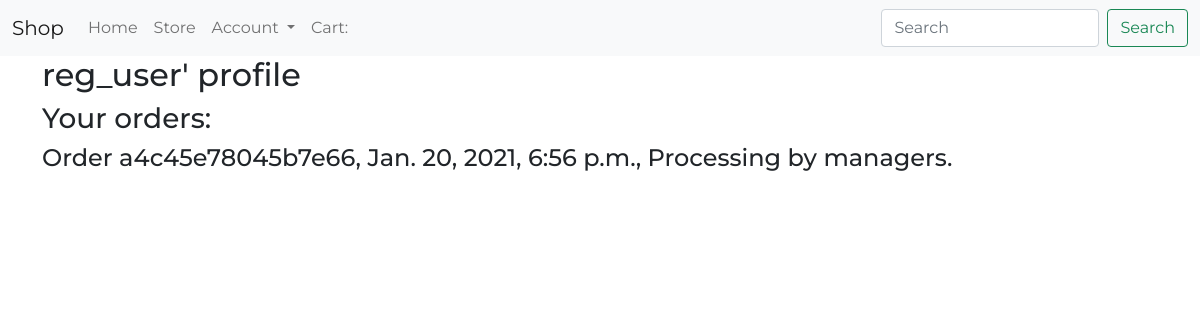
The page /users/profile/ (signed in) on the database its author committed.
### store/models.py (models this page shows, shortened)
class Order(models.Model):
    customer = models.ForeignKey(Customer, on_delete=models.SET_NULL, blank=True, null=True)
    date_ordered = models.DateTimeField(auto_now_add=True)
    complete = models.BooleanField(default=False, null=True, blank=False)
    status = models.CharField(max_length=20, default='', null=True, blank=True)
    transaction_id = models.CharField(max_length=200, null=True)

### users/views.py (the view)
# urls.py: path('profile/', users_views.profile, name="profile"),
@login_required
def profile(request):
    customer = request.user.customer
    orders = Order.objects.filter(customer = customer, complete = True)
    context = {'orders': orders}
    return render(request, 'users/profile.html', context)

### users/templates/users/profile.html
{%extends 'store/base.html'%}
{% block content%}
<div class="container">
    <h2>{{user.username}}' profile</h2>
    <h3>Your orders:</h3>
    {%for order in orders%}
        <h4>Order {{order.transaction_id}}, {{order.date_ordered}}, {{order.status}}</h4>
{% endfor%}
</div>
{% endblock %}

### store/static/css/main.css (style rules this page uses)
body { font-family: 'Montserrat', sans-serif; }

### rows shown on the page
Order: transaction_id "a4c45e78045b7e66", date_ordered "Jan. 20, 2021, 6:56 p.m.", status "Processing by managers."

### other values the page prints
{{ user.username }} "reg_user"
